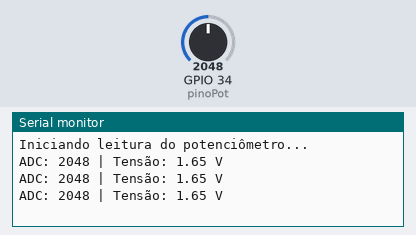
Recording of a sketch running on a simulated ESP32. Shown: the last lines printed to the serial monitor. Inputs (shaded band) come from the test bench; at power-on: GPIO 34 (pinoPot) = 2048.

Above: at 1.3 s.
1.4 s: GPIO 34 (pinoPot) set to 2866
At 1.9 s:
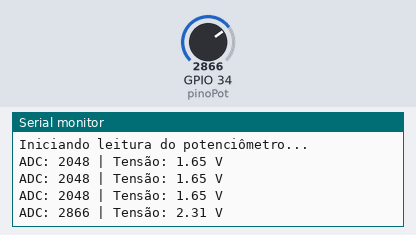
2.9 s: GPIO 34 (pinoPot) set to 3603
At 3.4 s:
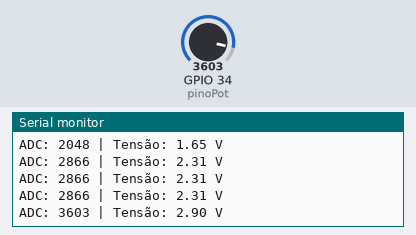
Timing chart, 0 to 5.9 s (numbered marks = the images above; inputs shaded):
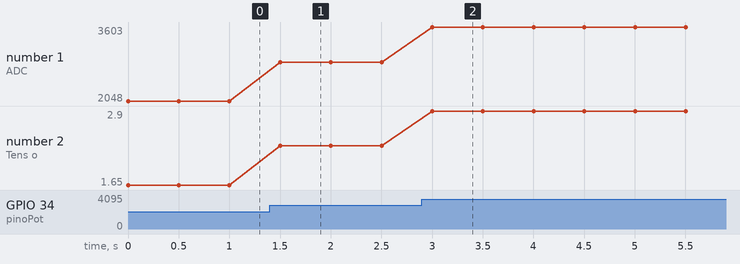

Measured:
- after the input at 1.4 s, the serial monitor: prints a new line after 0.10 s (image 1)
- after the input at 2.9 s, the serial monitor: prints a new line after 0.10 s (image 2)
- plotted number 1: 2048 → 2866 after the input at 1.4 s, 2866 → 3603 after the input at 2.9 s
- plotted number 2: 1.65 → 2.31 after the input at 1.4 s, 2.31 → 2.9 after the input at 2.9 s

The sketch:

leitura_potenciometro.ino
```cpp
// Definição do pino analógico
const int pinoPot = 34; // Potenciômetro no GPIO 34

void setup() {
  Serial.begin(115200);
  pinMode(pinoPot, INPUT);
  Serial.println("Iniciando leitura do potenciômetro...");
}

void loop() {
  // 1. Leitura do valor bruto (0 a 4095)
  int valorADC = analogRead(pinoPot);

  // 2. Conversão para Tensão (Regra de três: 4095 = 3.3V)
  float voltagem = (valorADC * 3.3) / 4095.0;

  // 3. Exibição no Serial Monitor
  Serial.print("ADC: ");
  Serial.print(valorADC);
  Serial.print(" | Tensão: ");
  Serial.print(voltagem);
  Serial.println(" V");

  delay(500);
}
```
